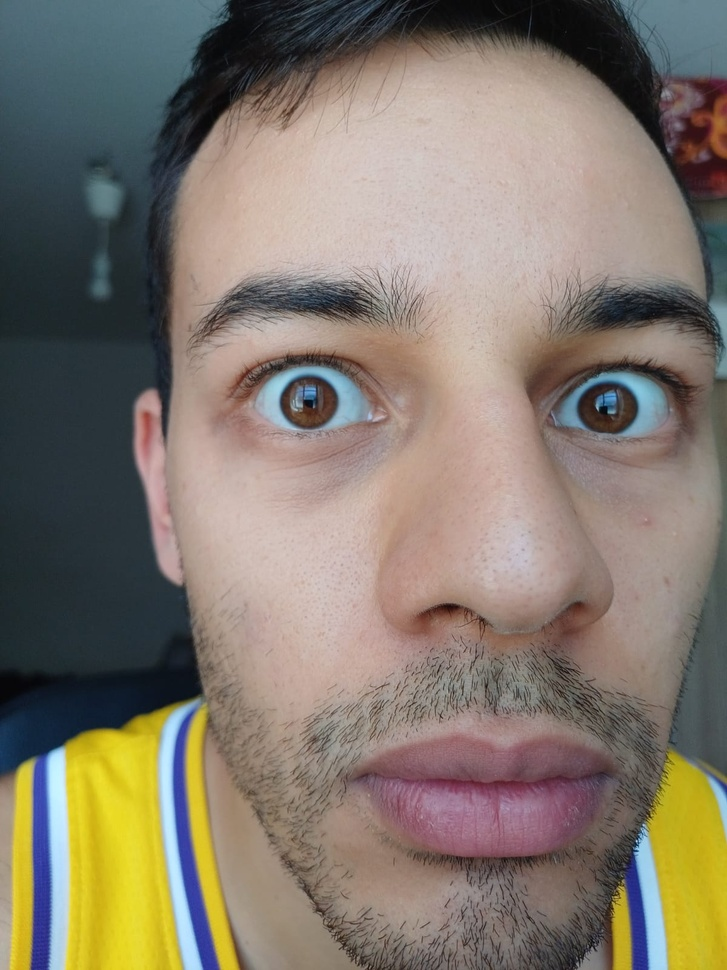
#> input picture images/2.jpeg, 727 x 970 px, shrunk from 1200 x 1600 before the run, found by its file name
$ python iris_detection.py
#> lines starting #> are read from the running program, lines starting #| are printed output that depends on the picture
import cv2
import matplotlib.pyplot as plt
import numpy as np
#from pupil_detectors import Detector2D
#from PIL import Image

img = cv2.imread("images/2.jpeg") # import image
#> img is the input picture: shape (970, 727, 3); mean B, G, R 108.7, 120.9, 130.8
image = cv2.cvtColor(img, cv2.COLOR_RGB2GRAY) # image has 3 channels -> to gray
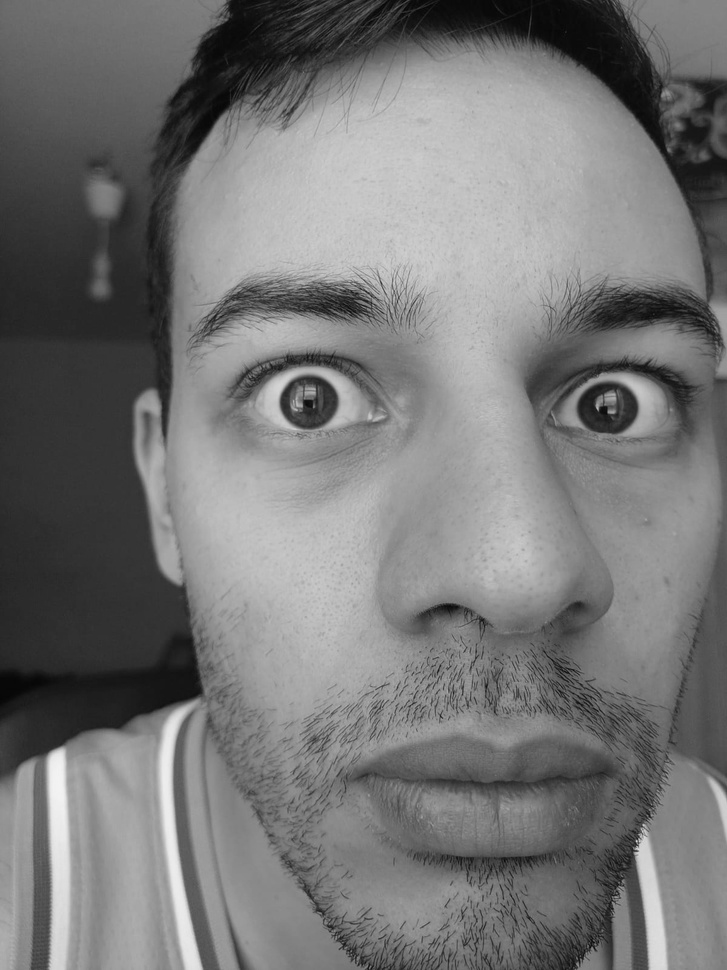
#> image: shape (970, 727); min 4, max 243, mean 118.4
pixels = np.array(image) # pixels is an array of the image
# h, w = pixels.shape
plt.plot(pixels)
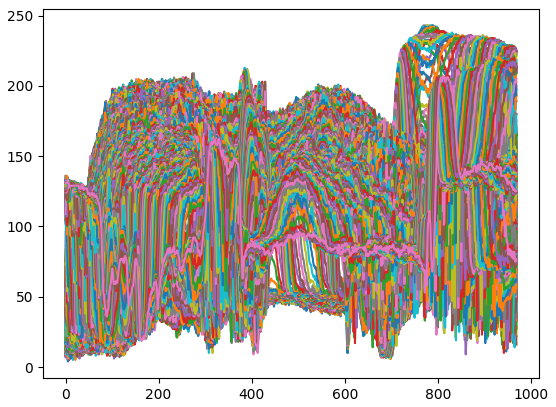
#> figure drawn by matplotlib, 1 panel; curve peaks at x = 950, y = 174; curve peaks at x = 943, y = 176; curve peaks at x = 943, y = 178

$ run again, with images/21.png saved as images/2.jpeg
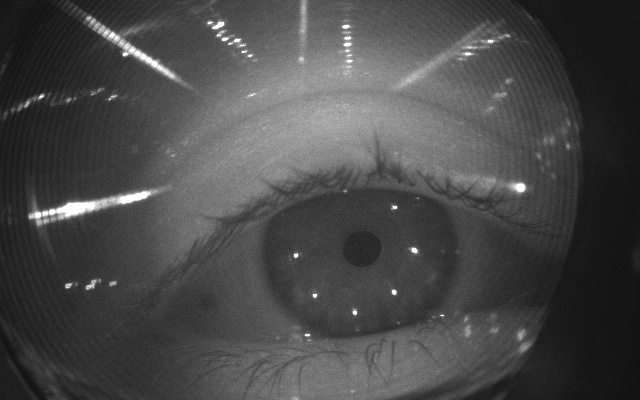
#> input picture images/21.png, 640 x 400 px, found by its file name
#> img is the input picture: shape (400, 640, 3); min 15, max 255, mean 72.7
#> `plt.plot(pixels)`:
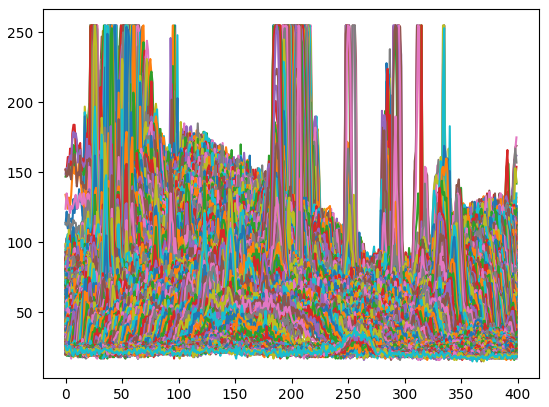
#> figure drawn by matplotlib, 1 panel; curve peaks at x = 116, y = 52; curve peaks at x = 72, y = 57; curve peaks at x = 71, y = 58

$ run again, with images/img2.jpg copied over images/2.jpeg
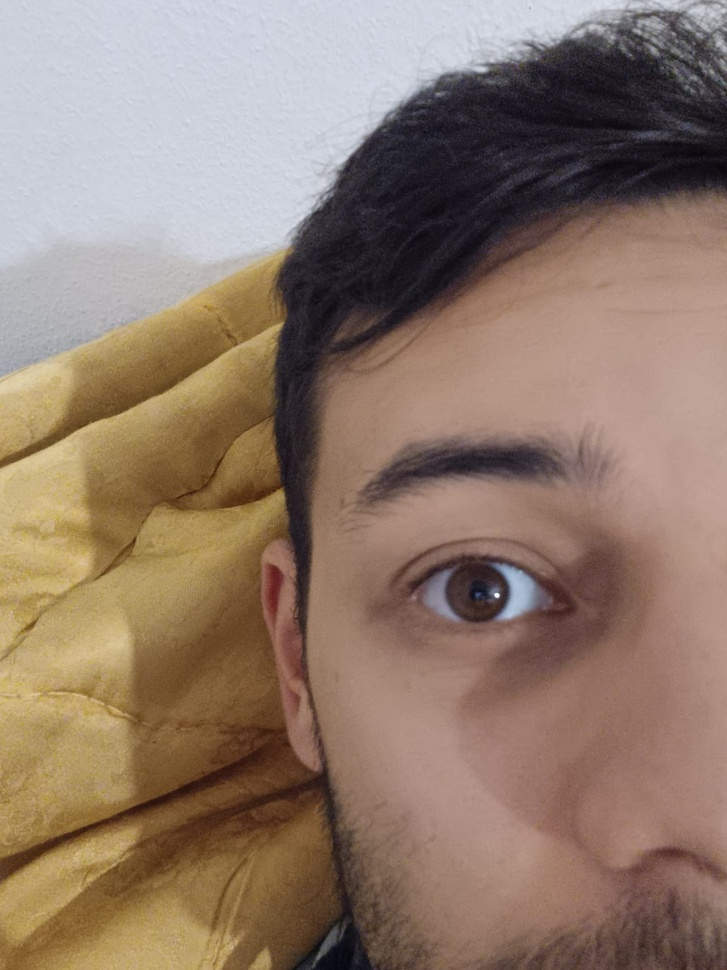
#> input picture images/img2.jpg, 727 x 970 px, shrunk from 1199 x 1599 before the run, found by its file name
#> img is the input picture: shape (970, 727, 3); mean B, G, R 107.6, 122.5, 143.8
#> `image = cv2.cvtColor(img, cv2.COLOR_RGB2GRAY)`:
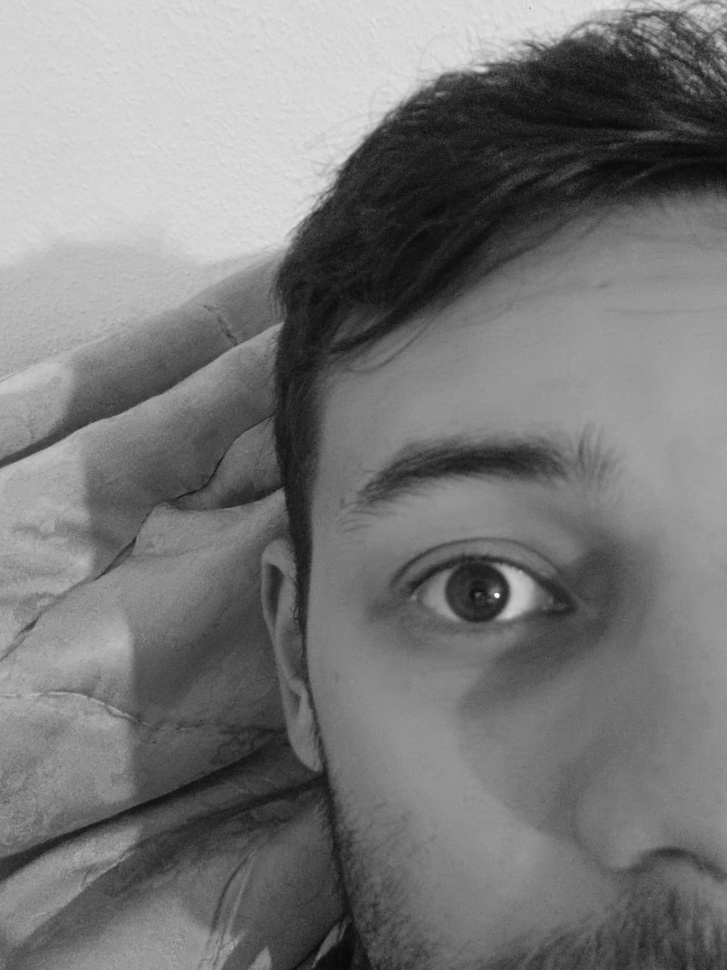
#> image: shape (970, 727); min 6, max 254, mean 120.5
#> `plt.plot(pixels)`:
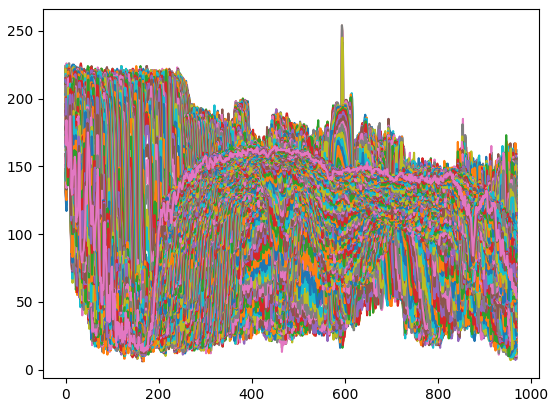
#> figure drawn by matplotlib, 1 panel; curve peaks at x = 130, y = 216; curve peaks at x = 130, y = 215; curve peaks at x = 17, y = 214
